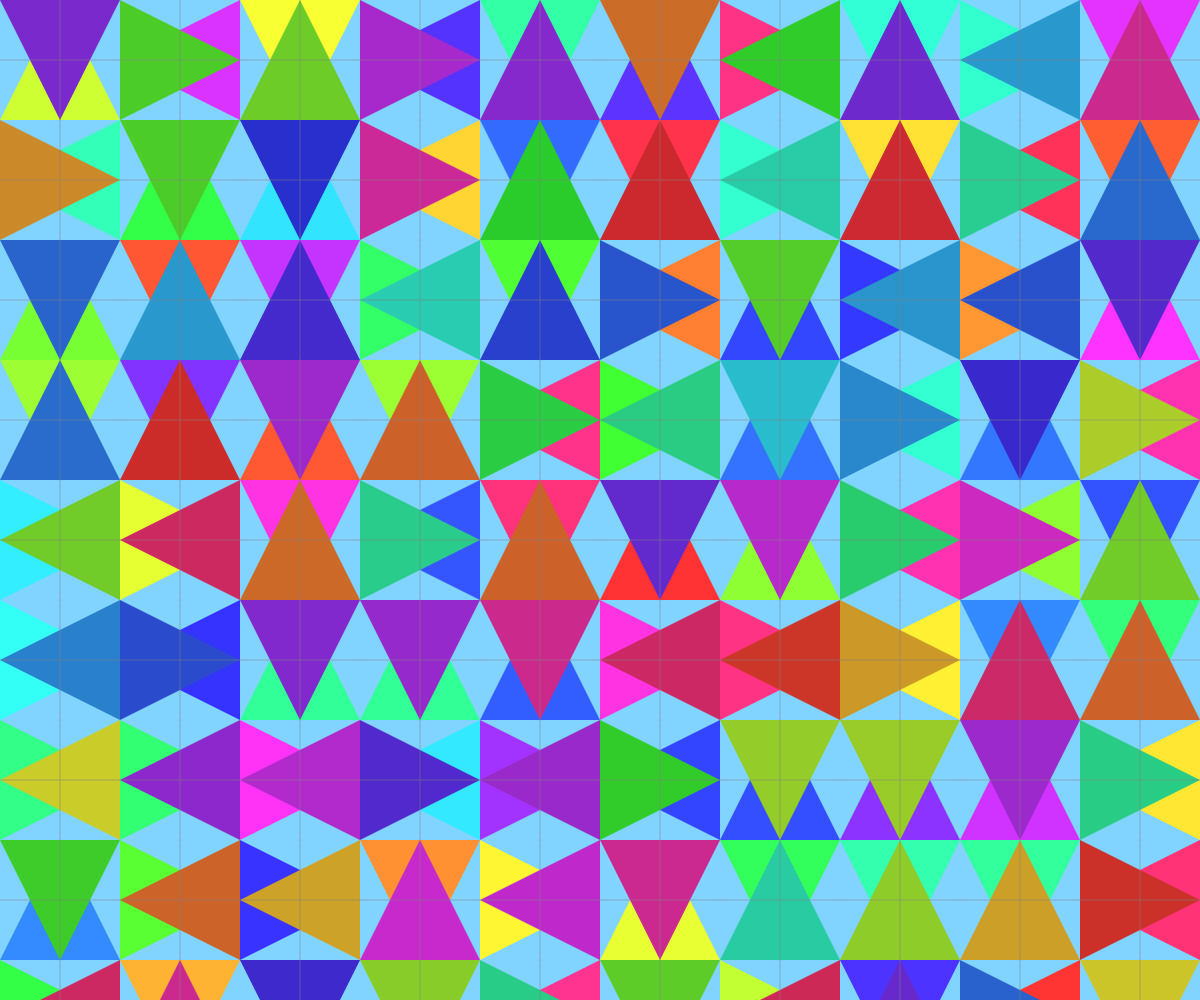
Frame 1 (no input)
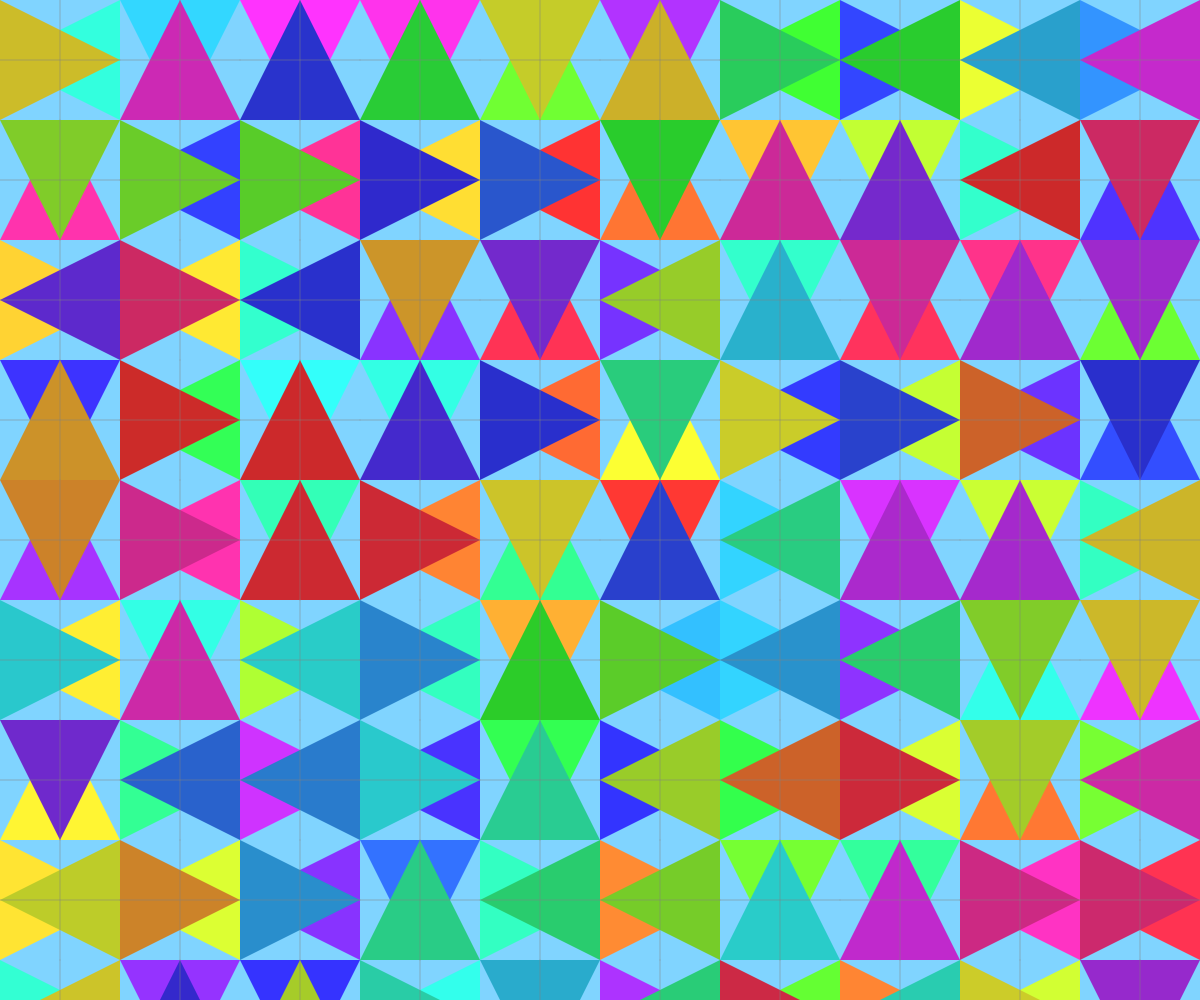
Frame 2 (the mouse pressed at the canvas centre, redrawn once)

The p5.js sketch that drew these frames (run headless with seeded random() and noise() and a simulated clock; the mouse was pressed at the canvas centre and the sketch redrawn once):

// p5.js sketch
// ── sketch.js
let numX, numY; // Variables, tiles in (X,Y)
let modSize; // Variable,tile size

function setup() {
  //canva fills the window
  let cnv = createCanvas(windowWidth, windowHeight);
  colorMode(HSB, 360, 100, 100, 100); //HSB color
  background(200, 50, 100);
  noStroke(); //no stroke shapes
  //no. of tiles in (X,Y)
  numX = 10;
  numY = 10;
  //tile size
  modSize = windowWidth / 10;
}

function draw() {
  background(200, 50, 100);

  //nested loops to create grid of tiles
  for (let y = 0; y < numY; y++) {
    for (let x = 0; x < numX; x++) {
      push(); //save the current state
      translate(x * modSize + modSize / 2, y * modSize + modSize / 2); //move the origin to center of tile
      let n = int(random(0, 4)); //randomly integer btw 0 & 3
      rotate(radians(n * 90)); //rotate tile by 90 degrees
      drawTile();
      pop();
    }
  }
  noLoop(); //stop loop
}

function mousePressed() {
  loop(); //restart when mouse is pressed
}

/*-------Tile Pattern-------*/
function drawTile() {
  //random color for first triangle
  fill(random(360), 80, 100);
  beginShape();
  vertex(-modSize / 2, -modSize / 2); //1st vertex
  vertex(modSize / 2, -modSize / 2); //2nd vertex
  vertex(0, modSize / 2); //3rd vertex
  endShape(CLOSE);

  fill(random(360), 80, 80); //random color for 2nd triangle
  beginShape(); //custom shape
  vertex(-modSize / 2, modSize / 2); //3rd vertex
  vertex(modSize / 2, modSize / 2); //2nd vertex
  vertex(0, -modSize / 2); //3rd vertex
  endShape(CLOSE);

  noFill(); //no color lines
  stroke(0, 0, 50, 50); //stroke
  line(-modSize / 2, 0, modSize / 2, 0); //horizontal line
  line(0, -modSize / 2, 0, modSize / 2); //vertical line
  noStroke(); //no stroke shapes
}

function windowResized() {
  resizeCanvas(windowWidth, windowHeight); // Resize window
}
